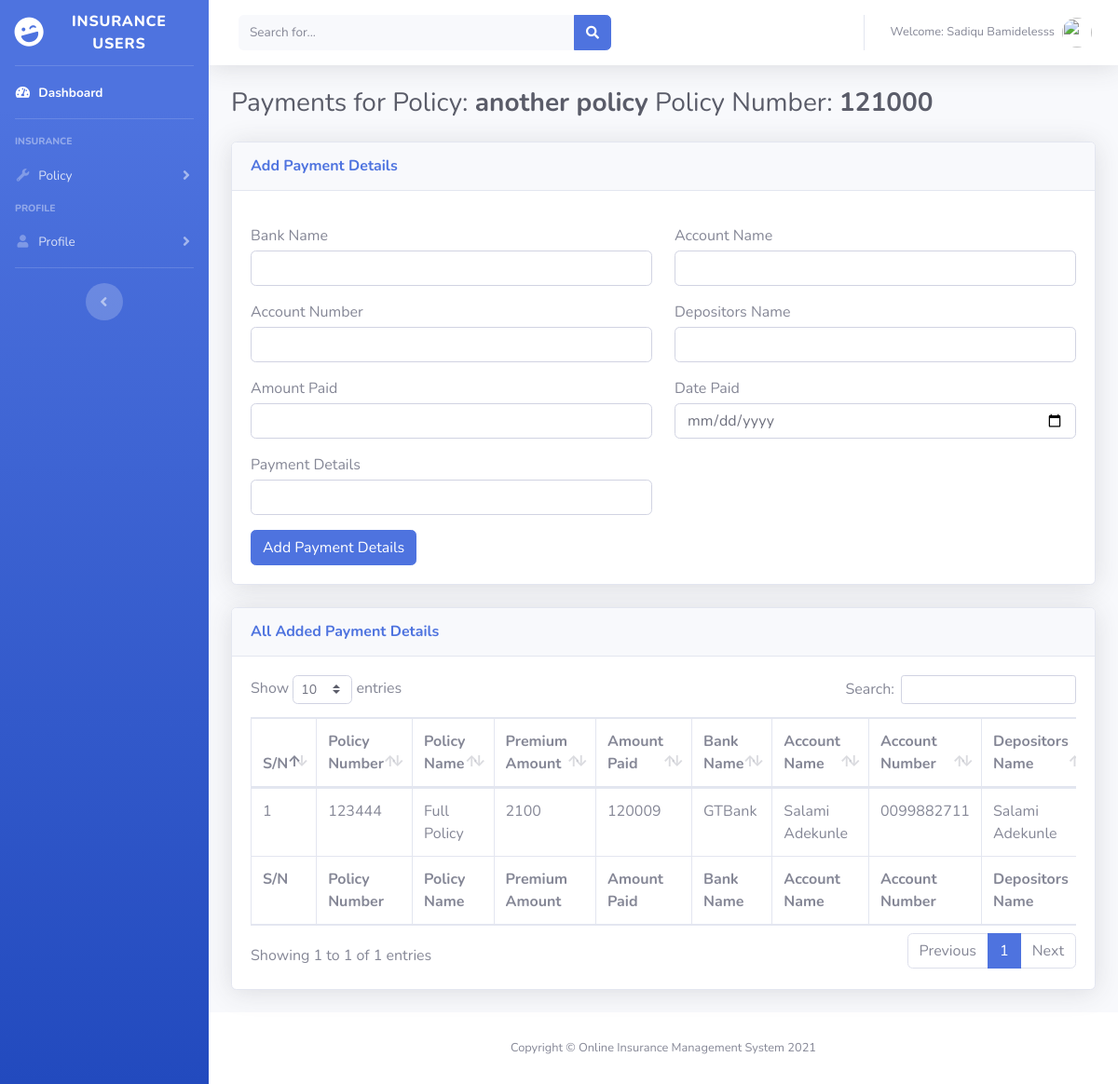
Screenshot of /users/paymentDetails.php?policyRegId=6&policyId=5 (signed in) with the database file from the repository.
### tables this page shows
CREATE TABLE `tblusers` (
  `Id` int(10) NOT NULL,
  `firstName` varchar(255) NOT NULL,
  `lastName` varchar(255) NOT NULL,
  `otherName` varchar(255) NOT NULL,
  `emailAddress` varchar(255) NOT NULL,
  `password` varchar(255) NOT NULL,
  `dob` varchar(50) NOT NULL,
  `gender` varchar(10) NOT NULL,
  `phone` varchar(20) NOT NULL,
  `address` varchar(255) NOT NULL,
  `state` varchar(255) NOT NULL,
  `dateCreated` varchar(50) NOT NULL
);

CREATE TABLE `tblpolicy` (
  `Id` int(10) NOT NULL,
  `categoryId` varchar(10) NOT NULL,
  `subCategoryId` varchar(10) NOT NULL,
  `policyNumber` varchar(255) NOT NULL,
  `policyName` varchar(255) NOT NULL,
  `sumAssured` varchar(50) NOT NULL,
  `premiumTermId` varchar(50) NOT NULL,
  `premiumAmount` varchar(50) NOT NULL,
  `interest` varchar(50) NOT NULL,
  `description` varchar(255) NOT NULL,
  `dateCreated` varchar(50) NOT NULL
);

CREATE TABLE `tblpolicyregpayments` (
  `Id` int(10) NOT NULL,
  `policyRegId` varchar(50) NOT NULL,
  `userId` varchar(50) NOT NULL,
  `amountPaid` varchar(50) NOT NULL,
  `bankName` varchar(255) NOT NULL,
  `accountName` varchar(255) NOT NULL,
  `accountNumber` varchar(255) NOT NULL,
  `depositorsName` varchar(255) NOT NULL,
  `datePaid` varchar(50) NOT NULL,
  `paymentDetails` varchar(255) NOT NULL,
  `isApproved` varchar(10) NOT NULL,
  `dateApproved` varchar(50) NOT NULL,
  `dateCreated` varchar(50) NOT NULL
);

### includes/session.php (called while the page is built, shortened)
<?php
include('dbconnection.php');
if (isset($_SESSION['adminId']) )
{
    $adminId = $_SESSION['adminId'];
    $query = mysqli_query($con,"select * from tbladmin where Id='$adminId'");
    $count = mysqli_num_rows($query);
    $rows = mysqli_fetch_array($query);
    $firstName = $rows['firstName'];
    $lastName = $rows['lastName'];
}
else if (isset($_SESSION['userId']) )
{
    $userId = $_SESSION['userId'];
    $query = mysqli_query($con,"select * from tblusers where Id='$userId'");
    $rows = mysqli_fetch_array($query);
    $firstName = $rows['firstName'];
    $lastName = $rows['lastName'];
}
else{
  echo "<script type = \"text/javascript\">
  window.location = (\"index.php\");
  </script>";
}
?>

### users/paymentDetails.php (the view, shortened to what this page needs)
<?php include_once('../includes/dbconnection.php');?>
<?php include_once('../includes/session.php');?>
<?php
if(isset($_GET['policyRegId']) && isset($_GET['policyId'])){
    $policyId = $_GET['policyId'];
    $querys = mysqli_query($con,"select * from tblpolicy where Id='$policyId'");
    $rowss = mysqli_fetch_array($querys);
    $policyNumber = $rowss['policyNumber'];
    $policyName = $rowss['policyName'];
}
else{
    echo "<script type='text/javascript'>
    document.location = 'viewAppliedPolicy.php';
    </script>";
}
?>
<!DOCTYPE html>
<html lang="en">
<?php include_once('./includes/header.php');?>
<body id="page-top">
  <div id="wrapper">
    <?php include_once('./includes/sidebar.php');?>
    <div id="content-wrapper" class="d-flex flex-column">
      <div id="content">
        <?php include_once('./includes/topNavBar.php');?>
        <div class="container-fluid">
          <h1 class="h3 mb-4 text-gray-800">Payments for Policy: <b><?php echo $policyName;?></b> Policy Number: <b><?php echo $policyNumber;?></b></h1>
          <div class="row">
            <div class="col-lg-12">
              <div class="card shadow mb-4">
                <div class="card-header py-3">
                  <h6 class="m-0 font-weight-bold text-primary">Add Payment Details</h6>
                </div>
                <div class="card-body">
                    <form method="Post" action="">
                        <div class="row">
                            <div class="col-6">
                                <div class="form-group">
                                    <label for="cc-exp" class="control-label mb-1">Bank Name</label>
                                    <input id="" name="bankName" type="text" class="form-control cc-exp" value="<?php if(isset($rowi['bankName'])){echo $rowi['bankName'];}?>" Required placeholder="">
                                </div>
                            </div>
                            <div class="col-6">
                                <div class="form-group">
                                    <label for="cc-exp" class="control-label mb-1">Account Name</label>
                                    <input id="" name="accountName" type="text" class="form-control cc-exp" value="<?php if(isset($rowi['accountName'])){echo $rowi['accountName'];}?>" Required placeholder="">
                                </div>
                            </div>
                        </div>
                        <div class="row">
                            <div class="col-6">
                                <div class="form-group">
                                    <label for="cc-exp" class="control-label mb-1">Account Number</label>
                                    <input id="" name="accountNumber" type="text" class="form-control cc-exp" value="<?php if(isset($rowi['accountNumber'])){echo $rowi['accountNumber'];}?>" Required placeholder="">
                                </div>
                            </div>
                            <div class="col-6">
                                <div class="form-group">
                                    <label for="cc-exp" class="control-label mb-1">Depositors Name</label>
                                    <input id="" name="depositorsName" type="text" class="form-control cc-exp" value="<?php if(isset($rowi['depositorsName'])){echo $rowi['depositorsName'];}?>" Required placeholder="">
                                </div>
                            </div>
                        </div>
                        <div class="row">
                            <div class="col-6">
                                <div class="form-group">
                                    <label for="cc-exp" class="control-label mb-1">Amount Paid</label>
                                    <input id="" name="amountPaid" type="text" class="form-control cc-exp" value="<?php if(isset($rowi['amountPaid'])){echo $rowi['amountPaid'];}?>" Required placeholder="">
                                </div>
                            </div>
                            <div class="col-6">
                                <div class="form-group">
                                    <label for="cc-exp" class="control-label mb-1">Date Paid</label>
                                    <input id="" name="datePaid" type="date" class="form-control cc-exp" value="<?php if(isset($rowi['datePaid'])){echo $rowi['datePaid'];}?>" Required placeholder="">
                                </div>
                            </div>
                        </div>
                        <div class="row">
                            <div class="col-6">
                                <div class="form-group">
                                    <label for="cc-exp" class="control-label mb-1">Payment Details</label>
                                    <input id="" name="paymentDetails" type="text" class="form-control cc-exp" value="<?php if(isset($rowi['paymentDetails'])){echo $rowi['paymentDetails'];}?>" Required placeholder="">
                                </div>
                            </div>
                        </div>
                        <?php if(isset($_GET['editId'])){?>
                            <button type="submit" name="update" class="btn btn-primary">Update Payment Details</button>
                        <?php } else{?>
                            <button type="submit" name="save" class="btn btn-primary">Add Payment Details</button>
                        <?php } ?>
                    </form>
                </div>
            </div>
        </div>
                <div class="col-lg-12">
        <div class="card shadow mb-4">
        <div class="card-header py-3">
            <h6 class="m-0 font-weight-bold text-primary">All Added Payment Details</h6>
        </div>
        <div class="card-body">
        <div class="table-responsive">
        <table class="table table-bordered" id="dataTable" width="100%" cellspacing="0">
            <thead>
            <tr>
                <th>S/N</th>
                <th>Policy Number</th>
                <th>Policy Name</th>
                <th>Premium Amount</th>
                <th>Amount Paid</th>
                <th>Bank Name</th>
                <th>Account Name</th>
                <th>Account Number</th>
                <th>Depositors Name</th>
            </tr>
            </thead>
            <tfoot>
            <tr>
                <th>S/N</th>
                <th>Policy Number</th>
                <th>Policy Name</th>
                <th>Premium Amount</th>
                <th>Amount Paid</th>
                <th>Bank Name</th>
                <th>Account Name</th>
                <th>Account Number</th>
                <th>Depositors Name</th>
            </tr>
            </tfoot>
            <tbody>
            <?php
        $ret=mysqli_query($con,"SELECT tblpolicyregpayments.policyRegId,tblpolicyregpayments.Id AS policyRegPaymentId,tblpolicyregpayments.userId,tblpolicyregpayments.amountPaid,
        tblpolicyregpayments.bankName,tblpolicyregpayments.accountName,tblpolicyregpayments.accountNumber,tblpolicyregpayments.depositorsName,
        tblpolicyregpayments.datePaid,tblpolicyregpayments.paymentDetails,tblpolicyregpayments.isApproved,tblpolicyregpayments.dateApproved,tblpolicyregpayments.dateCreated,
        tblpolicy.policyName,tblpolicy.sumAssured,tblpolicy.policyNumber,tblpolicy.premiumAmount,
        tblpolicyReg.Id,tblpolicyReg.policyId,tblpolicyReg.userId
         from tblpolicyregpayments
         INNER JOIN tblpolicyreg ON tblpolicyreg.Id = tblpolicyregpayments.policyRegId
         INNER JOIN tblpolicy ON tblpolicy.Id = tblpolicyreg.policyId
         where tblpolicyregpayments.userId='$userId'");
        $cnt=1;
        while ($row=mysqli_fetch_array($ret)) {
                    ?>
        <tr>
        <td><?php echo $cnt;?></td>
        <td><?php  echo $row['policyNumber'];?></td>
        <td><?php  echo $row['policyName'];?></td>
        <td><?php  echo $row['premiumAmount'];?></td>
        <td><?php  echo $row['amountPaid'];?></td>
        <td><?php  echo $row['bankName'];?></td>
        <td><?php  echo $row['accountName'];?></td>
        <td><?php  echo $row['accountNumber'];?></td>
        <td><?php  echo $row['depositorsName'];?></td>
        </tr>
        <?php
        $cnt=$cnt+1;
        }?>
            </tbody>
        </table>
        </div>
        </div>
        </div>
        </div>
          </div>
        </div>
      </div>
      <?php include_once('./includes/footer.php');?>
</body>
</html>

### users/includes/topNavBar.php (shortened to what this page needs)
<nav class="navbar navbar-expand navbar-light bg-white topbar mb-4 static-top shadow">
          <form class="d-none d-sm-inline-block form-inline mr-auto ml-md-3 my-2 my-md-0 mw-100 navbar-search">
            <div class="input-group">
              <input type="text" class="form-control bg-light border-0 small" placeholder="Search for..." aria-label="Search" aria-describedby="basic-addon2">
              <div class="input-group-append">
                <button class="btn btn-primary" type="button">
                  <i class="fas fa-search fa-sm"></i>
                </button>
              </div>
            </div>
          </form>
          <ul class="navbar-nav ml-auto">
            <li class="nav-item dropdown no-arrow">
              <a class="nav-link dropdown-toggle" href="#" id="userDropdown" role="button" data-toggle="dropdown" aria-haspopup="true" aria-expanded="false">
                <span class="mr-2 d-none d-lg-inline text-gray-600 small">Welcome: <?php echo $firstName." ".$lastName;?></span>
                <img class="img-profile rounded-circle" src="../img/admin2.jpg">
              </a>
            </li>
          </ul>
        </nav>

### rows the page displays
tblusers: firstName "Sadiqu", lastName "Bamidelesss"
tblpolicy: policyName "another policy", policyNumber "121000"
tblpolicyregpayments: tblpolicy.policyNumber "123444", tblpolicy.policyName "Full Policy", tblpolicy.premiumAmount "2100", amountPaid "120009", bankName "GTBank", accountName "Salami Adekunle", accountNumber "0099882711", depositorsName "Salami Adekunle"
